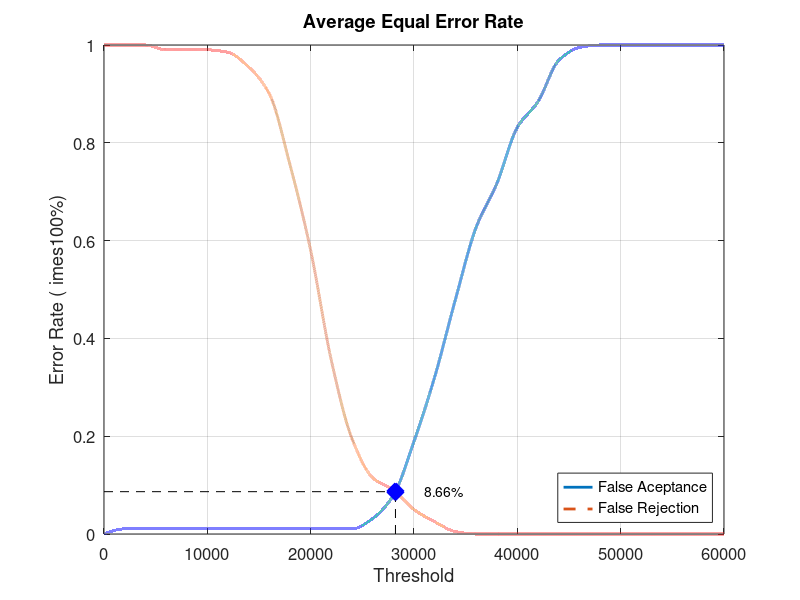
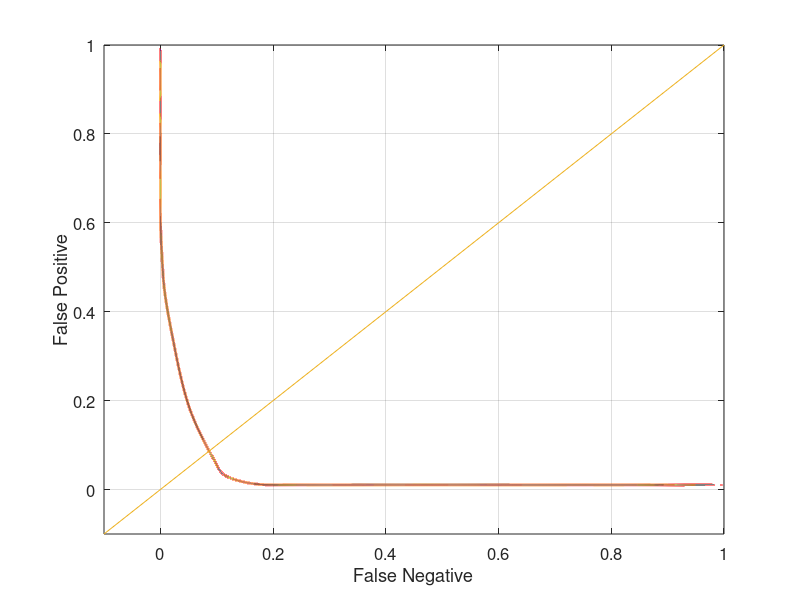

Write the MATLAB code that produced these figures, in order.
close all;
clear;
clc;
x = 0:2000:60000;
xq = 0:0.5:60000;

y0 = [0 0.0105263 0.0105263 0.0105263 0.0105263 0.0105263 0.0105263 0.0105263 0.0105263 0.0105263 0.0105263 0.0105263 0.0105263 0.0315789 0.0789474 0.189474 0.321053 0.478947 0.626316 0.715789 0.831579 0.884211 0.968421 0.994737 1 1 1 1 1 1 1]
yy0 = interp1(x, y0, xq, 'pchip');
y1 = [1 1 1 0.99 0.99 0.99 0.985 0.955 0.9 0.755 0.58 0.355 0.195 0.115 0.09 0.05 0.025 0.005 0 0 0 0 0 0 0 0 0 0 0 0 0]
yy1 = interp1(x, y1, xq, 'pchip');

% Calculating EER: 
y2 = abs(y0 - y1);
find(y2 == min(y2))
yy2 = abs(yy0 - yy1);
xEER = find(yy2 == min(yy2));
xEERIndex = xq(xEER) % X-axis EER
yEER = yy0(xEER) % Y-axis EER

main = figure
plot(xq, yy0,'-','LineWidth', 2);	hold on
plot(xq, yy1,'--','LineWidth', 2);	hold on
plot([xEERIndex xEERIndex], [0 yEER], 'k--');	hold on
plot([0 xEERIndex], [yEER yEER], 'k--');	hold on
plot(xEERIndex, yEER, 'bx', 'LineWidth', 10);	hold on
text(xEERIndex + 10 * xEERIndex / 100, yEER, [num2str(round((10000 * yEER)) / 100) '%'])
legend('False Aceptance', 'False Rejection', 'Location', 'SouthEast')
xlabel('Threshold')
ylabel('Error Rate (	imes100%)')
title('Average Equal Error Rate')
set(gca, 'FontSize', 12)
axis([0 60000 0 1])
grid on

print(main, 'Database3_2Main', '-dpng');
FNRxFPR = figure('Color', [1 1 1]);
plot(yy1, yy0, '-', yy1, yy0, 'LineWidth', 2);
hold on
y = -0.1:0.1:1
plot(y, y); 
set(gca, 'FontSize', 12)
xlabel('False Negative')
ylabel('False Positive')
axis([-0.1 1 -0.1 1])
set(gca, 'FontSize', 12)
grid on

print(FNRxFPR, 'Database3_2FNRxFPR','-dpng');
